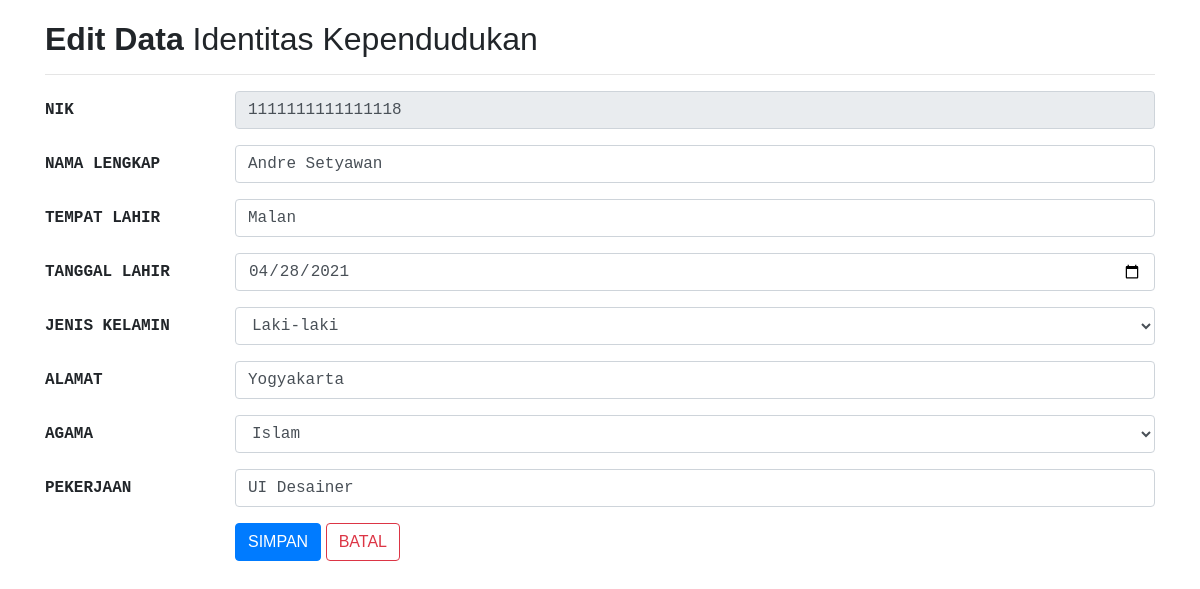
The page /edit.php?id=84 on the database its author committed.
### tables this page shows
CREATE TABLE `tb_identitas` (
  `id` int(20) NOT NULL,
  `nik` varchar(50) NOT NULL,
  `nm_lngkp` varchar(100) NOT NULL,
  `tmp_lhr` varchar(50) NOT NULL,
  `tgl_lhr` date NOT NULL,
  `jns_klmn` varchar(50) NOT NULL,
  `alamat` varchar(50) NOT NULL,
  `agama` varchar(50) NOT NULL,
  `pekerjaan` varchar(50) NOT NULL
);

### functions.php (called while the page is built, shortened)
<?php
$conn = mysqli_connect('localhost', 'root', '', 'db_penduduk');
function query($param) {
    global $conn;
    $query = mysqli_query($conn, $param);
    $rows = [];
    if (mysqli_num_rows($query) > 0) {
      while ($row = mysqli_fetch_assoc($query)) {
        $rows[] = $row;
      }
    }
    return $rows;
  }
?>

### edit.php (the view, shortened to what this page needs)
<?php
require_once 'functions.php';
$id = trim(rtrim(mysqli_real_escape_string($conn, $_GET['id'])));
$row = query("SELECT * FROM tb_identitas WHERE id = '$id'")[0];
?>
<!DOCTYPE html>
<html>
<head>
    <link rel="stylesheet" href="https://stackpath.bootstrapcdn.com/bootstrap/4.1.3/css/bootstrap.min.css">
	<link rel="stylesheet" href="https://cdn.jsdelivr.net/npm/bootstrap@4.5.3/dist/css/bootstrap.min.css">
  	<link rel="stylesheet" href="https://cdnjs.cloudflare.com/ajax/libs/limonte-sweetalert2/10.10.0/sweetalert2.min.css" />
  	<link rel="stylesheet" href="https://cdnjs.cloudflare.com/ajax/libs/font-awesome/5.15.1/css/all.min.css" />
  	<link rel="stylesheet" href="https://cdn.datatables.net/1.10.22/css/jquery.dataTables.css">
  	<link rel="stylesheet" href="https://cdn.datatables.net/1.10.22/css/dataTables.bootstrap4.min.css">
	<link rel="stylesheet" href="css/style.css">
</head>
<body>
<div class="container" style="margin-top:20px">
		<h2 class="font"><b>Edit Data</b> Identitas Kependudukan</h2>
		<hr>
		<form action="" method="post">
			<div class="form-group row">
				<label class="col-sm-2 col-form-label">NIK</label>
				<div class="col-sm-10">
					<input type="text" name="nik" class="form-control" value="<?= $row['nik']; ?>" readonly>
				</div>
			</div>
			<div class="form-group row">
				<label class="col-sm-2 col-form-label">NAMA LENGKAP</label>
				<div class="col-sm-10">
					<input type="text" name="nama" class="form-control" value="<?= $row['nm_lngkp']; ?>">
				</div>
			</div>
            <div class="form-group row">
				<label class="col-sm-2 col-form-label">TEMPAT LAHIR</label>
				<div class="col-sm-10">
					<input type="text" name="tempat" class="form-control" value="<?= $row['tmp_lhr']; ?>">
				</div>
			</div>
            <div class="form-group row">
				<label class="col-sm-2 col-form-label">TANGGAL LAHIR</label>
				<div class="col-sm-10">
					<input type="date" name="tanggal" class="form-control" value="<?= $row['tgl_lhr']; ?>">
				</div>
			</div>
			<div class="form-group row">
				<label class="col-sm-2 col-form-label">JENIS KELAMIN</label>
                <?php $jk = $row['jns_klmn']; ?>
				<div class="col-sm-10">
					<select name="jns_klmn" class="form-control">
                        <option <?php echo ($jk == 'Laki-laki') ? "selected": "" ?>>Laki-laki</option>
					</select>
				</div>
			</div>
            <div class="form-group row">
				<label class="col-sm-2 col-form-label">ALAMAT</label>
				<div class="col-sm-10">
				<input type="text" name="alamat" class="form-control" value="<?= $row['alamat']; ?>">
				</div>
			</div>
			<div class="form-group row">
				<label class="col-sm-2 col-form-label">AGAMA</label>
                <?php $agama = $row['agama']; ?>
				<div class="col-sm-10">
					<select name="agama" class="form-control">
                        <option <?php echo ($agama == 'Islam') ? "selected": "" ?>>Islam</option>
					</select>
				</div>
			</div>
            <div class="form-group row">
				<label class="col-sm-2 col-form-label">PEKERJAAN</label>
				<div class="col-sm-10">
					<input type="text" name="pekerjaan" class="form-control" value="<?= $row['pekerjaan']; ?>">
				</div>
			</div>
			<div class="form-group row">
				<label class="col-sm-2 col-form-label">&nbsp;</label>
				<div class="col-sm-10">
				<button type="submit" name="submit" class="btn btn-primary font">
              			<span>SIMPAN</span>
            	</button>
                    <a href="index.php" class="btn btn-outline-danger font">BATAL</a>
				</div>
			</div>
		</form>
	</div>
</body>
</html>

### css/style.css (style rules this page uses)
h2.font { font-family: 'Century Gothic', CenturyGothic, AppleGothic, sans-serif; }
a.font { font-family: 'Century Gothic', CenturyGothic, AppleGothic, sans-serif; }
label.col-form-label { font-weight: bold; font-family: 'courier new',arial, courier; }
input.form-control { font-family: 'courier new',arial, courier; }
select.form-control { font-family: 'courier new',arial, courier; }
button.font { font-family: 'Tahoma',arial, courier; }

### rows shown on the page
tb_identitas: nik "1111111111111118", nama "Andre Setyawan", tempat "Malan", tanggal "04/28/2021", jns_klmn "Laki-laki", alamat "Yogyakarta", agama "Islam", pekerjaan "UI Desainer"
